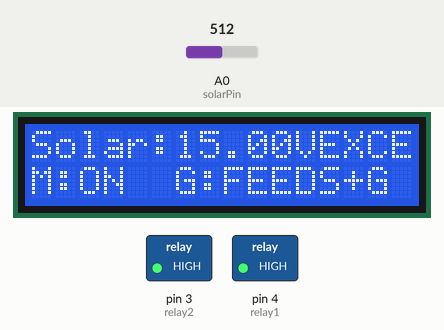
The sketch below on a simulated Arduino Uno, built with avr-gcc and run on an emulated ATmega328P. Parts: 16×2 character LCD, switched loads named in the sketch (green lamp = pin HIGH). Inputs (shaded band) come from the test bench; at power-on: A0 (solarPin) = 512. What the sketch prints to the serial monitor is not drawn.

Above: at 3.2 s.
3.3 s: A0 (solarPin) set to 144
At 4.3 s:
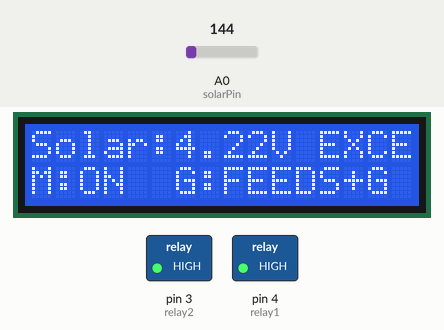
4.9 s: A0 (solarPin) set to 117
At 5.8 s:
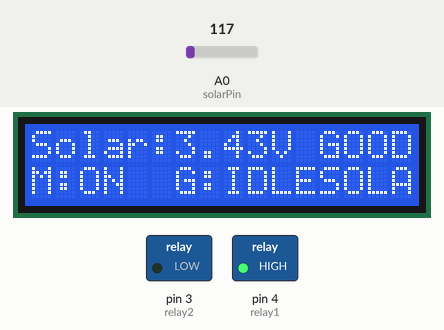
6.5 s: A0 (solarPin) set to 87
At 7.2 s:
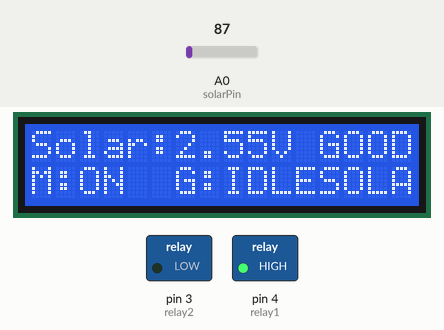
8.1 s: A0 (solarPin) set to 71
At 8.7 s:
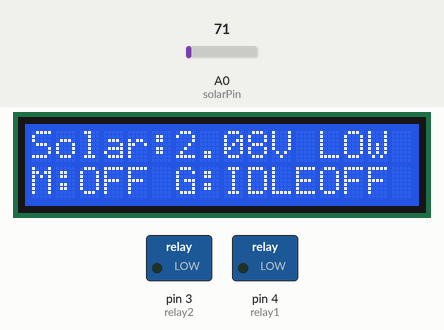
Timing chart, 0 to 10.8 s (numbered marks = the images above; inputs shaded):
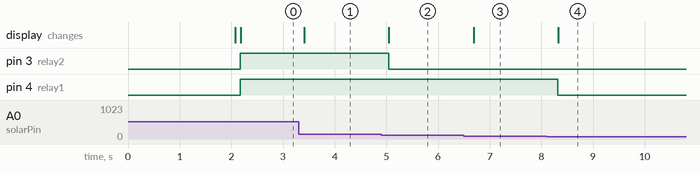

Measured:
- the behaviour switches between 130 and 129 on A0 (solarPin) (found by bisection; images 1 and 2)
- the behaviour switches between 79 and 78 on A0 (solarPin) (found by bisection; images 3 and 4)
- after the input at 3.3 s, the display: changes after 0.11 s (image 1)
- after the input at 4.9 s, pin 3 (relay2): HIGH → LOW after 0.14 s; the display: changes after 0.15 s (image 2)
- after the input at 6.5 s, the display: changes after 0.19 s (image 3)
- after the input at 8.1 s, pin 4 (relay1): HIGH → LOW after 0.22 s; the display: changes after 0.23 s (image 4)

The sketch:

sketch_mar11a.ino
```cpp
/*
 * SMARTFLUX CONTROLLER - Final Version
 * Controls:
 * - Relay 1 (pin 4): Powers the motor (load) when solar is available
 * - Relay 2 (pin 3): Activates grid feed-in when excess solar (>4V)
 *
 * LCD shows:
 * - Solar voltage
 * - Relay status
 * - System mode
 */

#include <Wire.h>
#include <LiquidCrystal.h>

// LCD pins (RS, E, D4, D5, D6, D7)
LiquidCrystal lcd(13, 12, 11, 10, 9, 8);

// Pin Definitions
const int solarPin = A0;      // Solar panel voltage input
const int relay1 = 4;          // Relay 1 - Powers the motor (load)
const int relay2 = 3;          // Relay 2 - Grid feed-in (excess power)

// Voltage thresholds
const float EXCESS_VOLTAGE = 4.0;    // When solar exceeds this, activate grid feed-in
const float MIN_VOLTAGE = 2.5;        // Minimum voltage to run motor
const float HYSTERESIS = 0.2;          // Prevents rapid switching

// Variables
float solarVoltage = 0;
bool motorRunning = false;
bool gridFeedActive = false;

// For display timing
unsigned long lastDisplayUpdate = 0;
const unsigned long DISPLAY_INTERVAL = 300;

void setup() {
  // Initialize serial for debugging
  Serial.begin(9600);

  // Set relay pins as outputs
  pinMode(relay1, OUTPUT);
  pinMode(relay2, OUTPUT);

  // Start with both relays OFF (assuming LOW = OFF, check your relay module)
  digitalWrite(relay1, LOW);
  digitalWrite(relay2, LOW);

  // Initialize LCD
  lcd.begin(16, 2);

  // Display startup message
  lcd.setCursor(0, 0);
  lcd.print("SmartFlux Ready");
  lcd.setCursor(0, 1);
  lcd.print("Solar Controller");
  delay(2000);

  lcd.clear();
  lcd.setCursor(0, 0);
  lcd.print("Solar Voltage:");
}

void loop() {
  // Read solar voltage (averaged for stability)
  solarVoltage = readSolarVoltage();

  // Control relays based on solar voltage
  controlRelays();

  // Update display (but not too fast)
  if (millis() - lastDisplayUpdate >= DISPLAY_INTERVAL) {
    updateDisplay();
    lastDisplayUpdate = millis();
  }

  // Small delay for stability
  delay(100);
}

float readSolarVoltage() {
  // Take multiple readings and average them for accuracy
  const int numReadings = 10;
  long total = 0;

  for (int i = 0; i < numReadings; i++) {
    total += analogRead(solarPin);
    delay(10);
  }

  int averageReading = total / numReadings;

  // Convert to voltage
  // Formula from your code: (reading * 5.0 / 1024.0) * 6
  // The *6 factor is because you're using a voltage divider
  float voltage = (averageReading * 5.0 / 1024.0) * 6.0;

  return voltage;
}

void controlRelays() {
  // RELAY 1 CONTROL - Motor/Load Power
  // Motor runs when solar voltage is high enough
  if (solarVoltage >= MIN_VOLTAGE && !motorRunning) {
    // Turn on motor (Relay 1)
    digitalWrite(relay1, HIGH);
    motorRunning = true;
    Serial.println("Motor ON - Solar power available");
  }
  else if (solarVoltage < (MIN_VOLTAGE - HYSTERESIS) && motorRunning) {
    // Turn off motor if solar too low (with hysteresis to prevent bouncing)
    digitalWrite(relay1, LOW);
    motorRunning = false;
    Serial.println("Motor OFF - Solar too low");
  }

  // RELAY 2 CONTROL - Grid Feed-in (Excess Power)
  // This is what you specifically asked for:
  // "When solar reaches about 4V, relay 2 is activated assuming excess energy goes to grid"
  if (solarVoltage >= EXCESS_VOLTAGE && !gridFeedActive) {
    // Excess solar available - activate grid feed-in (Relay 2)
    digitalWrite(relay2, HIGH);
    gridFeedActive = true;
    Serial.println("EXCESS POWER - Feeding to grid");
  }
  else if (solarVoltage < (EXCESS_VOLTAGE - HYSTERESIS) && gridFeedActive) {
    // No more excess - turn off grid feed
    digitalWrite(relay2, LOW);
    gridFeedActive = false;
    Serial.println("Grid feed OFF");
  }

  // Note: Relay 1 (motor) continues running even when Relay 2 is active
  // This is exactly what you wanted - "load continues to run"
}

void updateDisplay() {
  lcd.clear();

  // Line 0: Solar Voltage
  lcd.setCursor(0, 0);
  lcd.print("Solar:");
  lcd.print(solarVoltage, 2);
  lcd.print("V");

  // Show voltage status indicator
  lcd.setCursor(12, 0);
  if (solarVoltage >= EXCESS_VOLTAGE) {
    lcd.print("EXCESS");
  } else if (solarVoltage >= MIN_VOLTAGE) {
    lcd.print("GOOD");
  } else {
    lcd.print("LOW");
  }

  // Line 1: Relay Status
  lcd.setCursor(0, 1);
  lcd.print("M:");
  lcd.print(digitalRead(relay1) ? "ON " : "OFF");

  lcd.setCursor(6, 1);
  lcd.print("G:");
  lcd.print(digitalRead(relay2) ? "FEED" : "IDLE");

  // Show system mode
  lcd.setCursor(12, 1);
  if (digitalRead(relay1) == HIGH && digitalRead(relay2) == HIGH) {
    lcd.print("S+G");  // Solar powering motor + Excess to grid
  } else if (digitalRead(relay1) == HIGH && digitalRead(relay2) == LOW) {
    lcd.print("SOLAR"); // Solar only
  } else {
    lcd.print("OFF");   // System off
  }
}

// Optional: Function to calibrate your voltage reading
void calibrateVoltage() {
  lcd.clear();
  lcd.setCursor(0, 0);
  lcd.print("Calibration");
  lcd.setCursor(0, 1);
  lcd.print("Use multimeter");
  delay(3000);

  // Read current value
  float rawVoltage = readSolarVoltage();

  lcd.clear();
  lcd.setCursor(0, 0);
  lcd.print("Raw:");
  lcd.print(rawVoltage, 2);
  lcd.print("V");
  lcd.setCursor(0, 1);
  lcd.print("Actual: __._V");

  // Here you would manually enter the actual voltage
  // Then calculate correction factor
}
```
